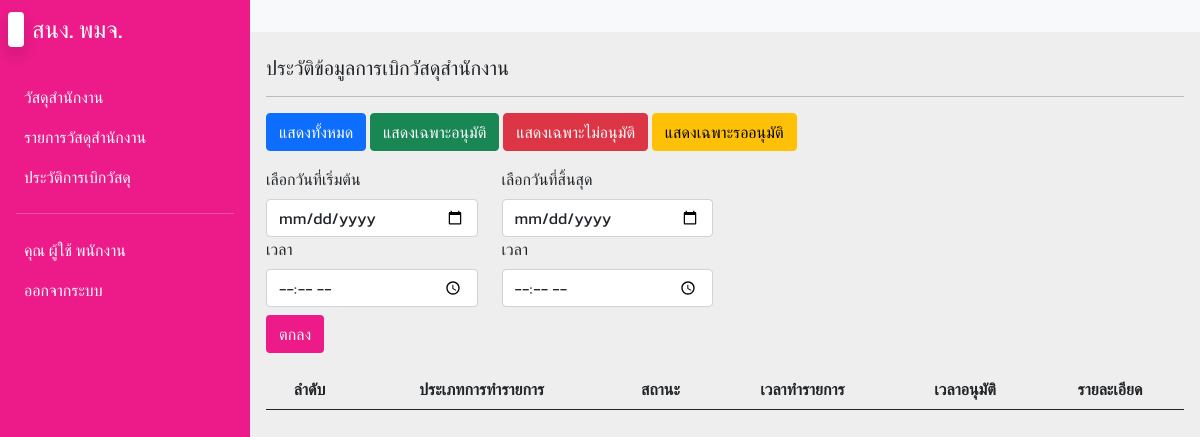
Before: /history.php (signed in) with the older database file.
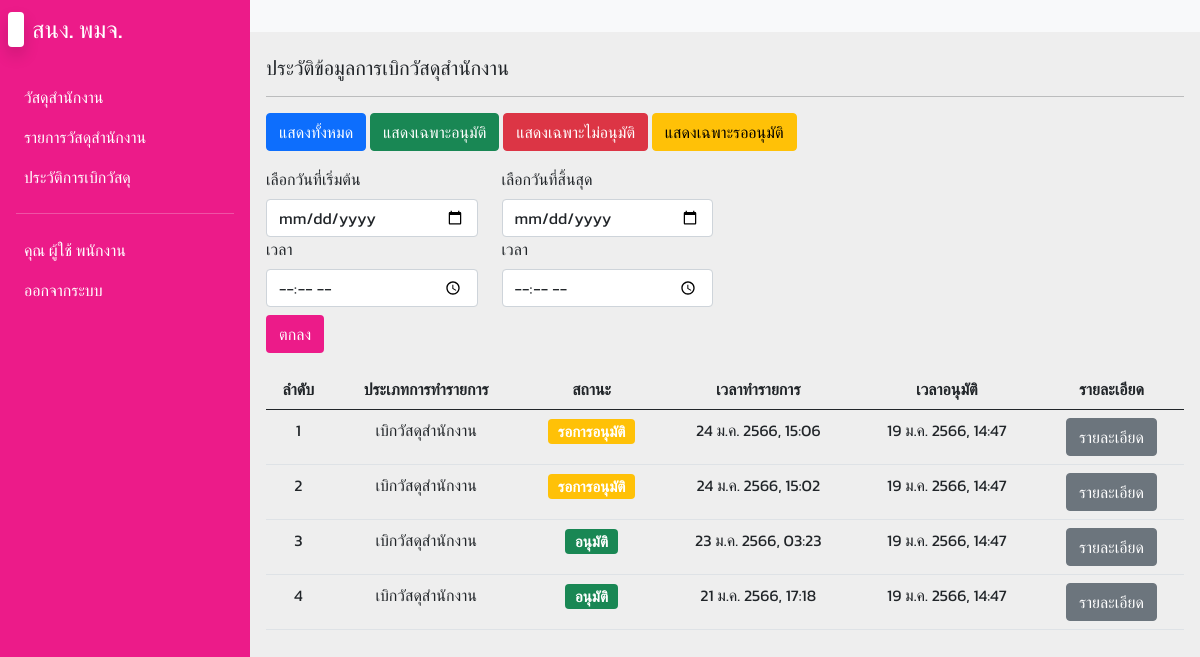
After: the same page with the newer database file.
### tables this page shows
CREATE TABLE `transfer` (
  `t_id` int(11) NOT NULL,
  `t_type` int(11) NOT NULL,
  `stat_id` int(11) NOT NULL,
  `emp_id` int(11) NOT NULL,
  `t_datetime` timestamp NOT NULL DEFAULT current_timestamp()
);

CREATE TABLE `status` (
  `stat_id` int(11) NOT NULL,
  `stat_status` int(11) NOT NULL DEFAULT 1,
  `stat_reason` varchar(255) NOT NULL,
  `emp_id` int(11) NOT NULL
);

### config/db.php (called while the page is built, shortened)
<?php
function DateThai($strDate) {
  $strYear = date("Y",strtotime($strDate))+543;
  $strMonth= date("n",strtotime($strDate));
  $strDay= date("j",strtotime($strDate));
  $strHour= date("H",strtotime($strDate));
  $strMinute= date("i",strtotime($strDate));
  $strMonthCut = Array("","ม.ค.","ก.พ.","มี.ค.","เม.ย.","พ.ค.","มิ.ย.","ก.ค.","ส.ค.","ก.ย.","ต.ค.","พ.ย.","ธ.ค.");
  $strMonthThai=$strMonthCut[$strMonth];
  return "$strDay $strMonthThai $strYear, $strHour:$strMinute";
}
?>

### history.php (the view, shortened to what the changed rows need)
<?php
include('config/db.php');
?>
<!DOCTYPE html>
<html lang="en">
<head>
  <link rel="stylesheet" href="css/bootstrap.min.css">
  <link rel="stylesheet" href="css/fonts.css">
  <link rel="stylesheet" href="css/styles.css">
  <link rel="stylesheet" href="css/jquery.dataTables.min.css">
  <link rel="stylesheet" href="css/all.min.css">
  <link rel="stylesheet" href="css/fontawesome.min.css">
</head>
<body>
  <div class="main-container d-flex">
    <div class="sidebar" id="side_nav">
      <div class="header-box px-2 pt-3 pb-4 d-flex justify-content-between">
        <h1 class="fs-4"><span class="bg-white text-dark rounded shadow px-2 me-2"></span><span class="text-white">สนง. พมจ.</span></h1>
      </div>
    </div>
    <div class="content">
    <div class="dashboard-content px-3 pt-4">
      <h2 class="fs-5"> ประวัติข้อมูลการเบิกวัสดุสำนักงาน</h2>
      <table class="table table-hover" id="myTable">
        <thead>
          <th class="text-center">ลำดับ</th>
          <th class="text-center">ประเภทการทำรายการ</th>
          <th class="text-center">สถานะ</th>
          <th class="text-center">เวลาทำรายการ</th>
          <th class="text-center">เวลาอนุมัติ</th>
          <th class="text-center">รายละเอียด</th>
        </thead>
        <tbody>
          <?php
          $emp_id = $_SESSION['emp_id'];
          $i = 0;
          if(isset($_GET['accept'])) {
            $sql = "SELECT * FROM `transfer` INNER JOIN status ON transfer.stat_id = status.stat_id WHERE transfer.emp_id = $emp_id AND status.stat_status = 2 ORDER BY transfer.t_id DESC";
          } else if(isset($_GET['reject'])) {
            $sql = "SELECT * FROM `transfer` INNER JOIN status ON transfer.stat_id = status.stat_id WHERE transfer.emp_id = $emp_id AND status.stat_status = 3 ORDER BY transfer.t_id DESC";
          } else if(isset($_GET['pending'])) {
            $sql = "SELECT * FROM `transfer` INNER JOIN status ON transfer.stat_id = status.stat_id WHERE transfer.emp_id = $emp_id AND status.stat_status = 1 ORDER BY transfer.t_id DESC";
          } else {
            $sql = "SELECT * FROM `transfer` INNER JOIN status ON transfer.stat_id = status.stat_id WHERE transfer.emp_id = $emp_id ORDER BY transfer.t_id DESC";
          }
          $query = mysqli_query($conn, $sql);
          while($row = mysqli_fetch_array($query)) {
            $i++;
          ?>
          <tr class="text-center">
            <td><?= $i; ?></td>
            <td>
              <?php if($row['t_type'] == 1) {
                echo 'เบิกวัสดุสำนักงาน';
              } else {
                echo 'นำเข้า';
              } ?>
            </td>
            <td>
            <?php if($row['stat_status'] == 2) {
                echo '<h5><span class="badge bg-success">อนุมัติ</span></h5>';
              } else if($row['stat_status'] == 1) {
                echo '<h5><span class="badge bg-warning">รอการอนุมัติ</span></h5>';
              } else {
                echo '<h5><span class="badge bg-danger">ไม่อนุมัติ</span></h5>';
              } ?>
            </td>
            <td><?= DateThai($row['t_datetime']); ?></td>
            <td>
              <?php
              if($row['stat_datetime'] == $row['t_datetime']) {
                echo 'ยังไม่ระบุ';
              } else {
                echo DateThai($row['stat_datetime']);
              }
              ?>
            </td>
            <td>
              <a href="history_detail.php?id=<?= $row['t_id']; ?>" class="btn btn-secondary">รายละเอียด</a>
            </td>
          </tr>
          <?php } ?>
        </tbody>
      </table>
    </div>
    <br><br><br>
  </div>
</body>
</html>

Changed rows visible on the page:
added transfer: t_type "เบิกวัสดุสำนักงาน", shows "รอการอนุมัติ", t_datetime "24 ม.ค. 2566, 15:06", stat.stat_datetime "19 ม.ค. 2566, 14:47"
added transfer: t_type "เบิกวัสดุสำนักงาน", shows "รอการอนุมัติ", t_datetime "24 ม.ค. 2566, 15:02", stat.stat_datetime "19 ม.ค. 2566, 14:47"
added transfer: t_type "เบิกวัสดุสำนักงาน", shows "อนุมัติ", t_datetime "23 ม.ค. 2566, 03:23", stat.stat_datetime "19 ม.ค. 2566, 14:47"
added transfer: t_type "เบิกวัสดุสำนักงาน", shows "อนุมัติ", t_datetime "21 ม.ค. 2566, 17:18", stat.stat_datetime "19 ม.ค. 2566, 14:47"
